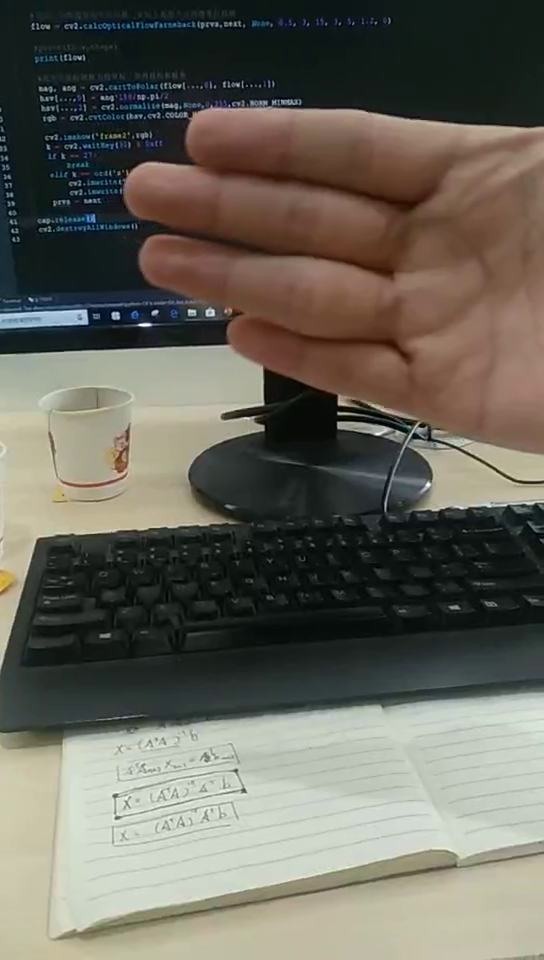
#> input picture frame 15 of LK算法/hand.mp4, 544 x 960 px
$ python dense_optical_flow.py
#> lines starting #> are read from the running program, lines starting #| are printed output that depends on the picture
import numpy as np
import cv2


cap = cv2.VideoCapture("hand.mp4")

#获取第一帧
ret, frame1 = cap.read()
#> frame1 is the input picture: shape (960, 544, 3); mean B, G, R 91.8, 101.7, 104.1
prvs = cv2.cvtColor(frame1,cv2.COLOR_BGR2GRAY)
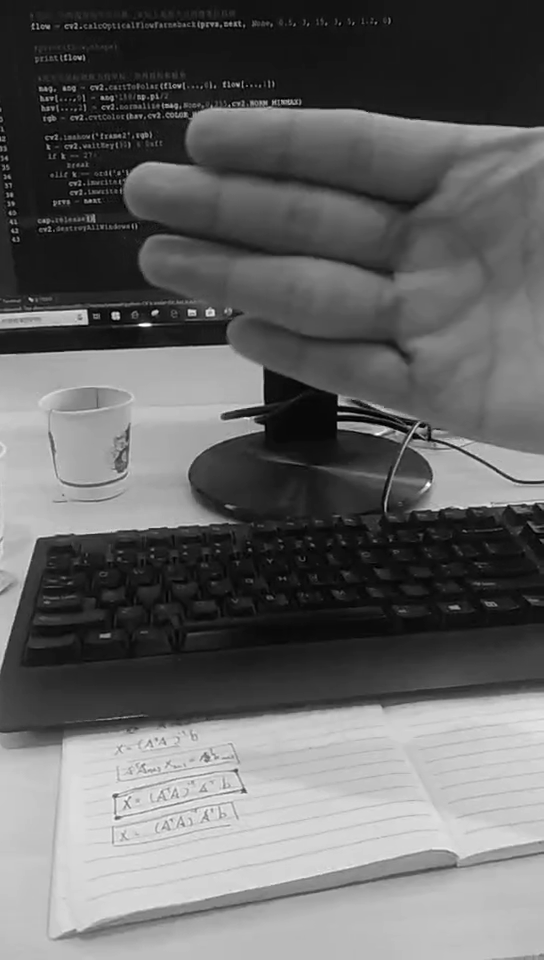
#> prvs: shape (960, 544); min 0, max 255, mean 101.2
hsv = np.zeros_like(frame1)

#遍历每一行的第1列
hsv[...,1] = 255


#获取第二帧图像
ret2, frame2 = cap.read()
next = cv2.cvtColor(frame2,cv2.COLOR_BGR2GRAY)

#返回一个两通道的光流向量，实际上是每个点的像素位移值
flow = cv2.calcOpticalFlowFarneback(prvs,next, None, 0.5, 3, 15, 3, 5, 1.2, 0)

#print(flow.shape)
print(flow)
#> (printed output is left out)

# [15 lines of commented-out code are left out]

$ run again, starting later in the video
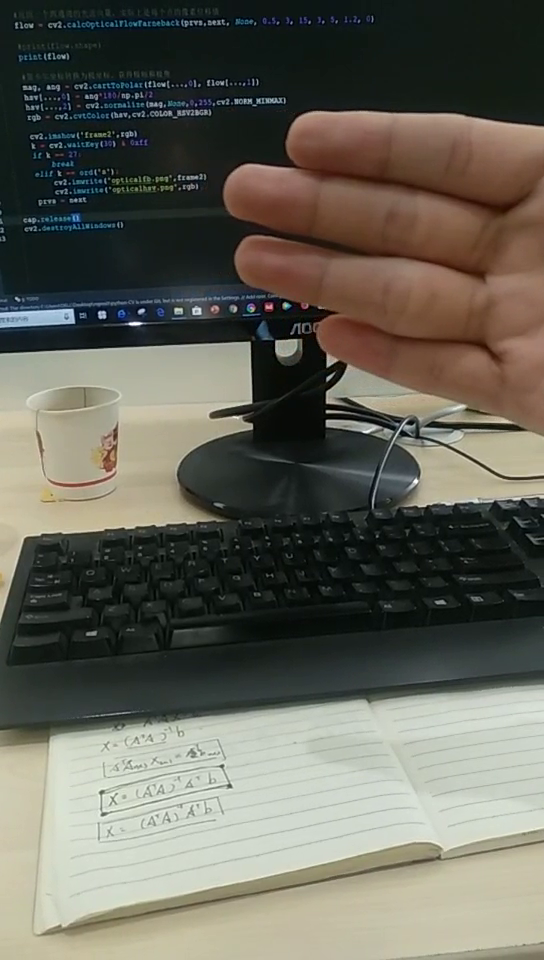
#> input picture frame 68 of LK算法/hand.mp4, 544 x 960 px
#> frame1 is the input picture: shape (960, 544, 3); mean B, G, R 89.1, 99.6, 100.6
#> `prvs = cv2.cvtColor(frame1,cv2.COLOR_BGR2GRAY)`:
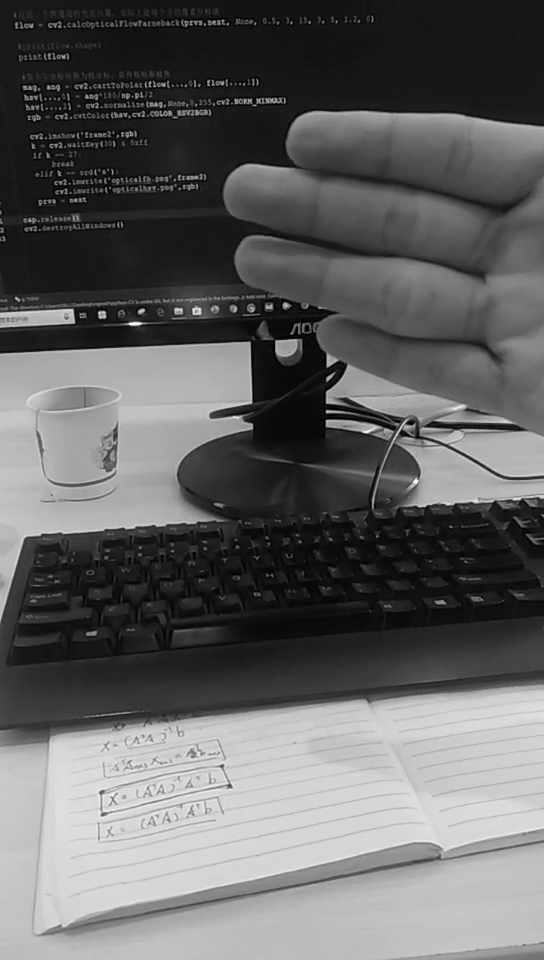
#> prvs: shape (960, 544); min 0, max 255, mean 98.6
#> (printed output is left out)

$ run again, starting later in the video
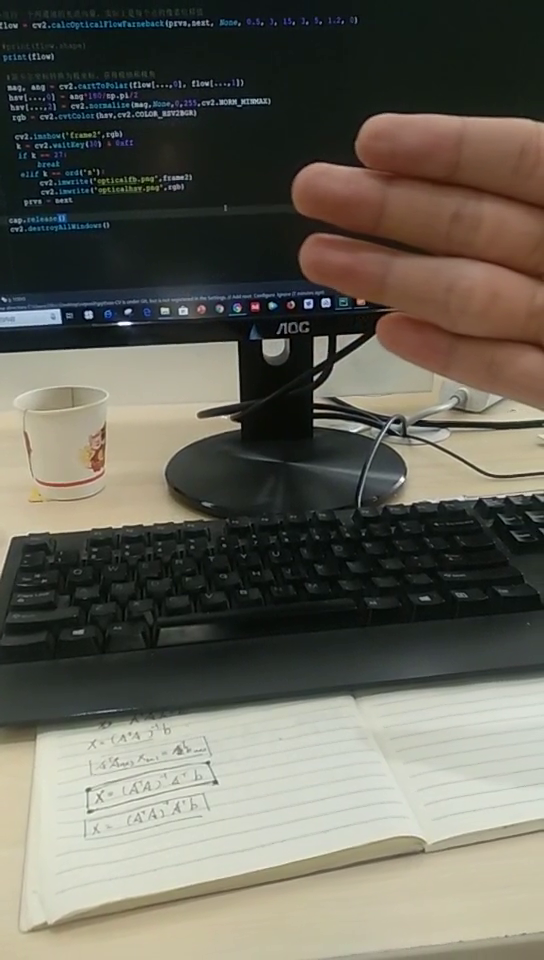
#> input picture frame 121 of LK算法/hand.mp4, 544 x 960 px
#> frame1 is the input picture: shape (960, 544, 3); mean B, G, R 88.8, 99.2, 101
#> `prvs = cv2.cvtColor(frame1,cv2.COLOR_BGR2GRAY)`:
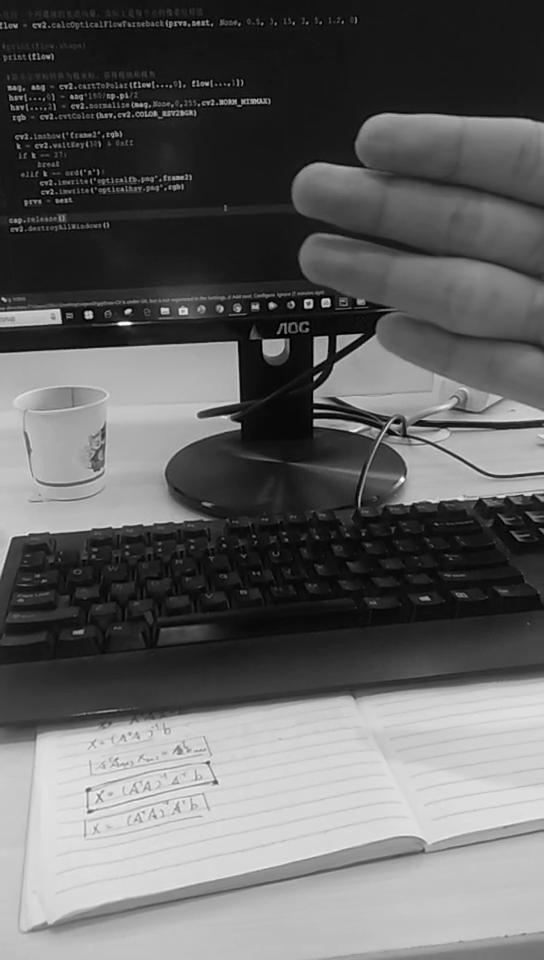
#> prvs: shape (960, 544); min 0, max 255, mean 98.5
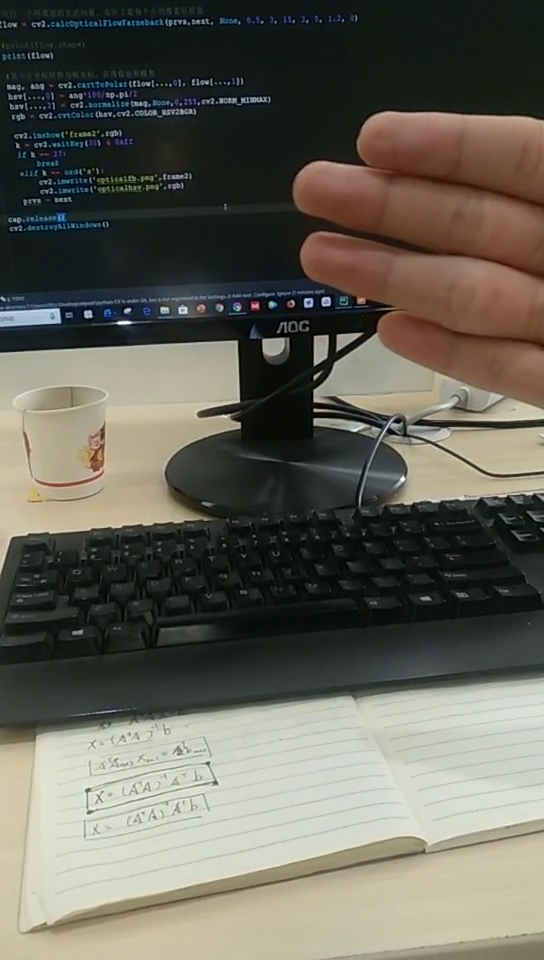
#> input picture frame 122 of LK算法/hand.mp4, 544 x 960 px
#> frame2 is the input picture: shape (960, 544, 3); mean B, G, R 88.4, 99.1, 100.7
#> (printed output is left out)
